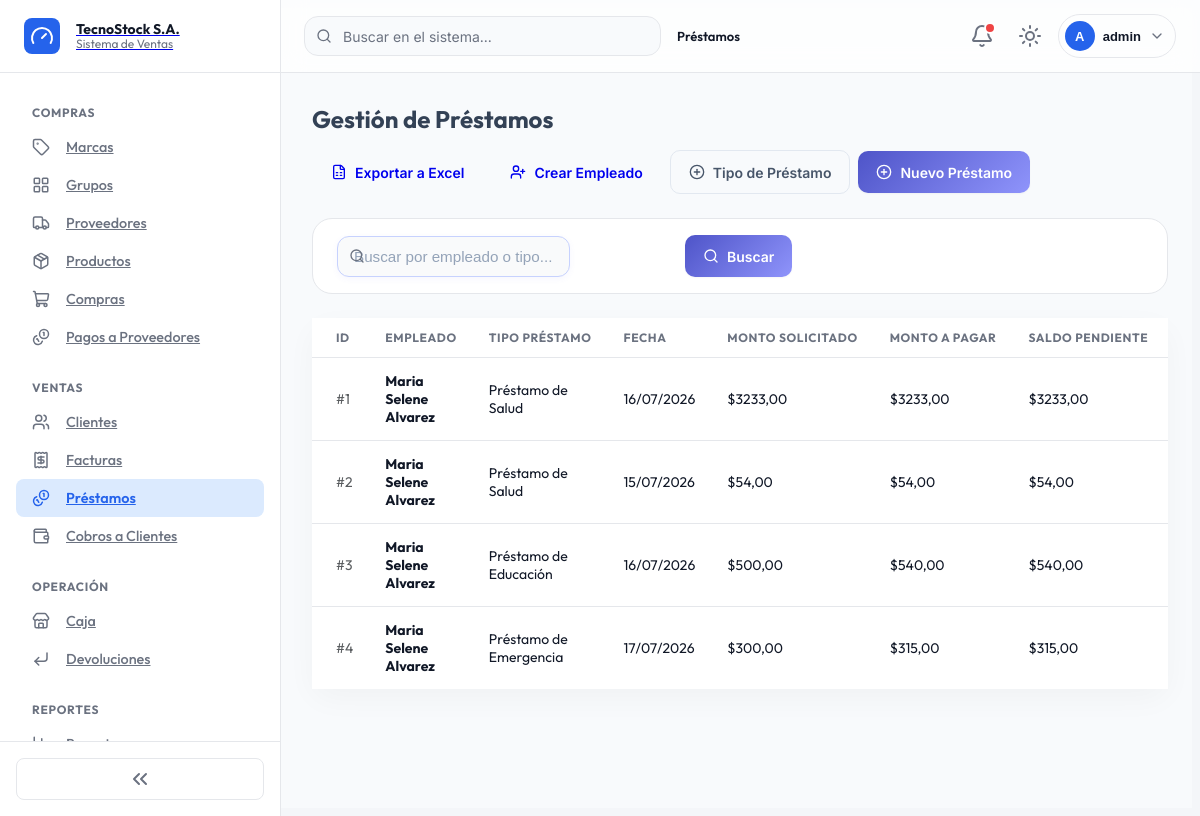
Screenshot of /rrhh/prestamos/ (signed in) with the database file from the repository.
### RRHumanos/models.py (models this page shows, shortened)
class Prestamo(models.Model):
    ESTADOS = [
        ('PEND', 'Pendiente'),
        ('PAG', 'Pagado'),
        ('ANU', 'Anulado'),
    ]
    empleado = models.ForeignKey(Empleado, on_delete=models.CASCADE)
    tipo_prestamo = models.ForeignKey(TipoPrestamo, on_delete=models.CASCADE)
    fecha_prestamo = models.DateField()
    monto = models.DecimalField(max_digits=10, decimal_places=2, validators=[MinValueValidator(Decimal('0.01'))])
    interes = models.DecimalField(max_digits=10, decimal_places=2, editable=False)
    monto_pagar = models.DecimalField(max_digits=10, decimal_places=2, editable=False)
    numero_cuotas = models.PositiveIntegerField(default=1, validators=[MinValueValidator(1), MaxValueValidator(60)])
    saldo = models.DecimalField(max_digits=10, decimal_places=2, editable=False)
    estado = models.CharField(max_length=4, choices=ESTADOS, default='PEND')

class Empleado(models.Model):
    user = models.OneToOneField(User, on_delete=models.CASCADE, null=True, blank=True, related_name='empleado', verbose_name="Usuario Asociado")
    nombres = models.CharField(max_length=100)
    sueldo = models.DecimalField(
        max_digits=10,
        decimal_places=2,
        validators=[MinValueValidator(Decimal('0.01'))]
    )
    fecha_ingreso = models.DateField(default=date(2020, 1, 1))
    fecha_fin_contrato = models.DateField(null=True, blank=True)
    porcentaje_credito = models.PositiveIntegerField(
        default=300,
        help_text="Porcentaje del salario asignado como límite de crédito. Ej. 300% equivale a 3 veces su sueldo."
    )
    limite_credito = models.DecimalField(
        max_digits=10,
        decimal_places=2,
        default=Decimal('0.00'),
        editable=False,
        verbose_name="Límite de Crédito"
    )

class TipoPrestamo(models.Model):
    descripcion = models.CharField(max_length=100)
    tasa_interes = models.PositiveIntegerField(default=0)
    monto_maximo = models.DecimalField(max_digits=10, decimal_places=2, default=Decimal('1000.00'))
    class Meta:
        verbose_name = "Tipo de Préstamo"
        verbose_name_plural = "Tipos de Préstamo"

### RRHumanos/views.py (the view)
# urls.py: path('prestamos/', views.PrestamoListView.as_view(), name='prestamo_list'),
class PrestamoListView(LoginRequiredMixin, PermissionRequiredRedirectMixin, ListView):
    model = Prestamo
    template_name = 'RRHumanos/prestamo_list.html'
    context_object_name = 'prestamos'
    permission_required = 'RRHumanos.view_prestamo'
    permission_redirect_url = '/'
    def get_queryset(self):
        queryset = super().get_queryset().select_related('empleado', 'tipo_prestamo')
        search_query = self.request.GET.get('search', '')
        if search_query:
            queryset = queryset.filter(
                Q(empleado__nombres__icontains=search_query) |
                Q(tipo_prestamo__descripcion__icontains=search_query)
            )
        return queryset

### RRHumanos/templates/RRHumanos/prestamo_list.html (shortened to what this page needs)
{% extends 'billing/base.html' %}
{% block breadcrumbs %}<span class="current">Préstamos</span>{% endblock %}
{% block content %}
<div class="list-header">
  <h2>Gestión de Préstamos</h2>
  <div class="list-header-actions">
    <a href="{% url 'RRHumanos:exportar_prestamos_excel' %}{% if request.GET.search %}?search={{ request.GET.search }}{% endif %}" class="btn btn-outline-success"><i data-lucide="file-spreadsheet"></i> Exportar a Excel</a>
    <a href="{% url 'security:register' %}" class="btn btn-outline-primary" target="_blank"><i data-lucide="user-plus"></i> Crear Empleado</a>
    <a href="/admin/RRHumanos/tipoprestamo/add/" class="btn btn-outline-secondary" target="_blank"><i data-lucide="circle-plus"></i> Tipo de Préstamo</a>
    {% if perms.RRHumanos.add_prestamo %}
      <a href="{% url 'RRHumanos:prestamo_create' %}" class="btn btn-primary"><i data-lucide="circle-plus"></i>Nuevo Préstamo</a>
    {% endif %}
  </div>
</div>
<div class="list-toolbar">
  <form method="get" class="d-flex align-items-center gap-2 flex-wrap w-full">
    <div class="search-field">
      <input type="text" name="search" value="{{ request.GET.search|default:'' }}" class="form-control" placeholder="Buscar por empleado o tipo...">
    </div>
    <button type="submit" class="btn btn-primary"><i data-lucide="search"></i>Buscar</button>
  </form>
</div>
<div class="card">
  <div class="table-modern-wrap">
    <table class="table-modern">
      <thead>
        <tr>
          <th>ID</th>
          <th>Empleado</th>
          <th>Tipo Préstamo</th>
          <th>Fecha</th>
          <th>Monto Solicitado</th>
          <th>Monto a Pagar</th>
          <th>Saldo Pendiente</th>
          <th>Cuotas</th>
        </tr>
      </thead>
      <tbody>
        {% for item in prestamos %}
        <tr>
          <td class="text-muted">#{{ item.id }}</td>
          <td><strong>{{ item.empleado.nombres }}</strong></td>
          <td>{{ item.tipo_prestamo.descripcion }}</td>
          <td>{{ item.fecha_prestamo|date:"d/m/Y" }}</td>
          <td>${{ item.monto }}</td>
          <td>${{ item.monto_pagar }}</td>
          <td class="text-semibold">${{ item.saldo }}</td>
          <td>{{ item.numero_cuotas }}</td>
        </tr>
        {% empty %}
        <tr class="empty-row">
          <td colspan="10">No se encontraron préstamos registrados.</td>
        </tr>
        {% endfor %}
      </tbody>
    </table>
  </div>
</div>
{% endblock %}

### billing/templates/billing/base.html (shortened to what this page needs)
{% load static %}
{% load security_tags %}
<!DOCTYPE html>
<html lang="es">
<head>
  <link href="https://cdn.jsdelivr.net/npm/bootstrap@5.3.0/dist/css/bootstrap-grid.min.css" rel="stylesheet">
  <link href="https://cdn.jsdelivr.net/npm/bootstrap@5.3.0/dist/css/bootstrap-utilities.min.css" rel="stylesheet">
  <link rel="stylesheet" href="{% static 'css/tokens.css' %}">
  <link rel="stylesheet" href="{% static 'css/dark-mode.css' %}">
  <link rel="stylesheet" href="{% static 'css/base.css' %}">
  <link rel="stylesheet" href="{% static 'css/layout.css' %}">
  <link rel="stylesheet" href="{% static 'css/sidebar.css' %}">
  <link rel="stylesheet" href="{% static 'css/header.css' %}">
  <link rel="stylesheet" href="{% static 'css/cards.css' %}">
  <link rel="stylesheet" href="{% static 'css/buttons.css' %}">
  <link rel="stylesheet" href="{% static 'css/badges.css' %}">
  <link rel="stylesheet" href="{% static 'css/forms.css' %}">
  <link rel="stylesheet" href="{% static 'css/tables.css' %}">
  <link rel="stylesheet" href="{% static 'css/modals.css' %}">
  <link rel="stylesheet" href="{% static 'css/dropdowns.css' %}">
  <link rel="stylesheet" href="{% static 'css/alerts.css' %}">
  <link rel="stylesheet" href="{% static 'css/dashboard.css' %}">
  <link rel="stylesheet" href="{% static 'css/animations.css' %}">
  <link rel="stylesheet" href="{% static 'css/utilities.css' %}">
  <link rel="stylesheet" href="{% static 'css/responsive.css' %}">
</head>
<body>
<div class="app-shell">
  <aside class="sidebar" id="sidebar">
    <a class="sidebar-brand" href="{% url 'home' %}">
      <span class="sidebar-brand-icon"><i data-lucide="gauge"></i></span>
      <span class="sidebar-brand-text">
        <strong>TecnoStock S.A.</strong>
        <span>Sistema de Ventas</span>
      </span>
    </a>
    <nav class="sidebar-nav">
      {% if user.is_authenticated %}
        {% if user|has_group:'Analista de Compras' or user|has_group:'Administrador' %}
        <div class="nav-group">
          <div class="nav-group-title">Compras</div>
          <div class="nav-group-items">
            <a class="nav-item-link{% if request.resolver_match.url_name == 'brand_list' %} active{% endif %}" href="{% url 'billing:brand_list' %}" data-label="Marcas"><i data-lucide="tag"></i><span class="nav-item-label">Marcas</span></a>
            <a class="nav-item-link" href="{% url 'billing:productgroup_list' %}" data-label="Grupos"><i data-lucide="layout-grid"></i><span class="nav-item-label">Grupos</span></a>
            <a class="nav-item-link" href="{% url 'billing:supplier_list' %}" data-label="Proveedores"><i data-lucide="truck"></i><span class="nav-item-label">Proveedores</span></a>
            <a class="nav-item-link" href="{% url 'billing:product_list' %}" data-label="Productos"><i data-lucide="package"></i><span class="nav-item-label">Productos</span></a>
            <a class="nav-item-link" href="{% url 'purchasing:purchase_list' %}" data-label="Compras"><i data-lucide="shopping-cart"></i><span class="nav-item-label">Compras</span></a>
            <a class="nav-item-link" href="{% url 'pagos:purchase_pending_list' %}" data-label="Pagos a Proveedores"><i data-lucide="coins"></i><span class="nav-item-label">Pagos a Proveedores</span></a>
          </div>
        </div>
        {% endif %}
        {% if user|has_group:'Vendedor' or user|has_group:'Administrador' %}
        <div class="nav-group">
          <div class="nav-group-title">Ventas</div>
          <div class="nav-group-items">
            <a class="nav-item-link" href="{% url 'billing:customer_list' %}" data-label="Clientes"><i data-lucide="users"></i><span class="nav-item-label">Clientes</span></a>
            <a class="nav-item-link" href="{% url 'billing:invoice_list' %}" data-label="Facturas"><i data-lucide="receipt"></i><span class="nav-item-label">Facturas</span></a>
            <a class="nav-item-link{% if 'prestamo' in request.resolver_match.url_name %} active{% endif %}" href="{% url 'RRHumanos:prestamo_list' %}" data-label="Préstamos"><i data-lucide="coins"></i><span class="nav-item-label">Préstamos</span></a>
            <a class="nav-item-link" href="{% url 'cobros:invoice_pending_list' %}" data-label="Cobros a Clientes"><i data-lucide="wallet"></i><span class="nav-item-label">Cobros a Clientes</span></a>
          </div>
        </div>
        {% endif %}
        {% if user|has_group:'Vendedor' or user|has_group:'Cajero' or user|has_group:'Administrador' %}
        <div class="nav-group">
          <div class="nav-group-title">Operación</div>
          <div class="nav-group-items">
            <a class="nav-item-link" href="{% url 'caja:caja_historial' %}" data-label="Caja"><i data-lucide="store"></i><span class="nav-item-label">Caja</span></a>
            <a class="nav-item-link{% if request.resolver_match.url_name == 'devolucion_list' %} active{% endif %}" href="{% url 'devoluciones:devolucion_list' %}" data-label="Devoluciones"><i data-lucide="corner-down-left"></i><span class="nav-item-label">Devoluciones</span></a>
          </div>
        </div>
        {% endif %}
        {% if user|has_group:'Administrador' or user|has_group:'Contador' %}
        <div class="nav-group">
          <div class="nav-group-title">Reportes</div>
          <div class="nav-group-items">
            <a class="nav-item-link" href="{% url 'reportes:reporte_index' %}" data-label="Reportes"><i data-lucide="bar-chart-3"></i><span class="nav-item-label"></span></a>
          </div>
        </div>
        {% endif %}
      {% endif %}
    </nav>
    <div class="sidebar-footer">
      <button type="button" class="sidebar-collapse-toggle" id="sidebarCollapseToggle" title="Colapsar/expandir menú">
        <i data-lucide="chevrons-left"></i>
      </button>
    </div>
  </aside>
  <div class="main-column">
    <header class="header">
      <div class="header-search">
        <input type="search" placeholder="Buscar en el sistema..." aria-label="Buscar">
      </div>
      <nav class="breadcrumbs">{% block breadcrumbs %}{% endblock %}</nav>
      <div class="header-actions">
        {% if user.is_authenticated %}
          {% include 'partials/notificaciones_dropdown.html' %}
          <button type="button" class="header-icon-btn" id="themeToggle" title="Cambiar tema" aria-label="Cambiar tema claro/oscuro">
            <i data-lucide="sun" class="icon-theme-light"></i>
          </button>
          <div class="dropdown">
            <button class="user-menu-trigger" type="button" data-bs-toggle="dropdown" aria-expanded="false">
              <span class="user-avatar">{{ user.username|slice:":1"|upper }}</span>
              <span class="user-name">{{ user.username }}</span>
              <i data-lucide="chevron-down" class="icon-sm icon-muted"></i>
            </button>
          </div>
        {% endif %}
      </div>
    </header>
    <main class="main-content">
      {% block content %}{% endblock %}
    </main>
  </div>
</div>
</body>
</html>

### rows the page displays
Prestamo: id "1", empleado.nombres "Maria Selene Alvarez", tipo_prestamo.descripcion "Préstamo de Salud", fecha_prestamo "16/07/2026", monto "3233,00", monto_pagar "3233,00", saldo "3233,00"
Prestamo: id "2", empleado.nombres "Maria Selene Alvarez", tipo_prestamo.descripcion "Préstamo de Salud", fecha_prestamo "15/07/2026", monto "54,00", monto_pagar "54,00", saldo "54,00"
Prestamo: id "3", empleado.nombres "Maria Selene Alvarez", tipo_prestamo.descripcion "Préstamo de Educación", fecha_prestamo "16/07/2026", monto "500,00", monto_pagar "540,00", saldo "540,00"
Prestamo: id "4", empleado.nombres "Maria Selene Alvarez", tipo_prestamo.descripcion "Préstamo de Emergencia", fecha_prestamo "17/07/2026", monto "300,00", monto_pagar "315,00", saldo "315,00"

### other values shown
{{ user.username|slice:":1"|upper }} "A"
{{ user.username }} "admin"
